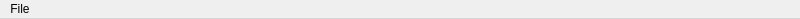
<?xml version="1.0" encoding="UTF-8"?>
<ui version="4.0">
 <class>FileMenu</class>
 <widget class="QMenuBar" name="FileMenu">
  <property name="geometry">
   <rect>
    <x>0</x>
    <y>0</y>
    <width>800</width>
    <height>19</height>
   </rect>
  </property>
  <property name="windowTitle">
   <string>FileMenu</string>
  </property>
  <widget class="QMenu" name="menuFile">
   <property name="title">
    <string>File</string>
   </property>
   <addaction name="actionOpen"/>
   <addaction name="actionOpenFolder"/>
   <addaction name="separator"/>
   <addaction name="actionClose"/>
  </widget>
  <action name="actionOpen">
   <property name="text">
    <string>Open</string>
   </property>
   <property name="shortcut">
    <string>Ctrl+F</string>
   </property>
  </action>
  <action name="actionOpenFolder">
   <property name="text">
    <string>Open Folder</string>
   </property>
   <property name="shortcut">
    <string>Ctrl+D</string>
   </property>
  </action>
  <action name="actionClose">
   <property name="text">
    <string>Close</string>
   </property>
   <property name="shortcut">
    <string>Ctrl+Q</string>
   </property>
  </action>
  <addaction name="menuFile"/>
 </widget>
 <resources/>
 <connections/>
</ui>
